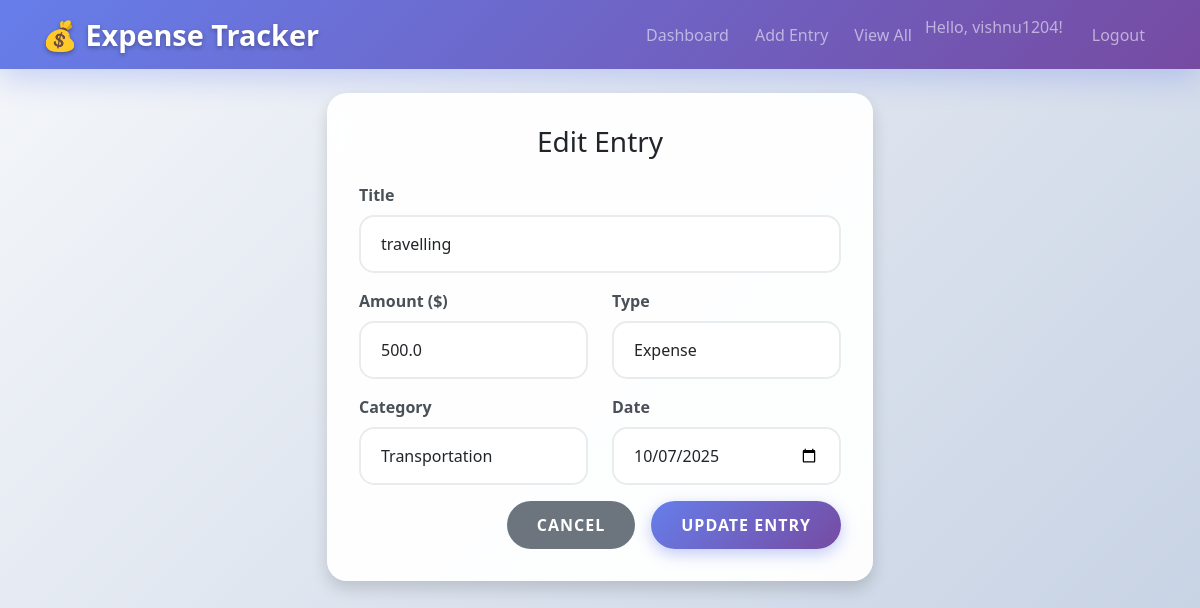
Page /edit/1 (signed in) on the committed database.
### app.py (models this page shows)
class User(db.Model, UserMixin):
    id = db.Column(db.Integer, primary_key=True)
    username = db.Column(db.String(100), unique=True, nullable=False)
    password = db.Column(db.String(100), nullable=False)
    expenses = db.relationship('Expense', backref='user', lazy=True)

class Expense(db.Model):
    id = db.Column(db.Integer, primary_key=True)
    title = db.Column(db.String(100), nullable=False)
    amount = db.Column(db.Float, nullable=False)
    category = db.Column(db.String(50), nullable=False)
    expense_type = db.Column(db.String(20), default='expense')  # 'income' or 'expense'
    date = db.Column(db.Date, default=datetime.utcnow)
    user_id = db.Column(db.Integer, db.ForeignKey('user.id'), nullable=False)

### app.py (the view, shortened to what this page needs)
@app.route('/edit/<int:id>', methods=['GET', 'POST'])
@login_required
def edit_expense(id):
    expense = Expense.query.get_or_404(id)
    if expense.user != current_user:
        flash('Unauthorized access', 'danger')
        return redirect(url_for('dashboard'))
    return render_template('edit_expense.html', expense=expense)

### app.py (called while the page is built)
@login_manager.user_loader
def load_user(user_id):
    return User.query.get(int(user_id))

### templates/edit_expense.html (shortened to what this page needs)
{% extends "base.html" %}
{% block content %}
<div class="row justify-content-center">
    <div class="col-md-8 col-lg-6">
        <div class="card shadow">
            <div class="card-body">
                <h3 class="card-title text-center mb-4">Edit Entry</h3>
                <form method="POST">
                    <div class="mb-3">
                        <label for="title" class="form-label">Title</label>
                        <input type="text" class="form-control" id="title" name="title" value="{{ expense.title }}" required>
                    </div>
                    <div class="row">
                        <div class="col-md-6">
                            <div class="mb-3">
                                <label for="amount" class="form-label">Amount ($)</label>
                                <input type="number" class="form-control" id="amount" name="amount" step="0.01" min="0" value="{{ expense.amount }}" required>
                            </div>
                        </div>
                        <div class="col-md-6">
                            <div class="mb-3">
                                <label for="expense_type" class="form-label">Type</label>
                                <select class="form-select" id="expense_type" name="expense_type" required>
                                    <option value="expense" {{ 'selected' if expense.expense_type == 'expense' }}>Expense</option>
                                </select>
                            </div>
                        </div>
                    </div>
                    <div class="row">
                        <div class="col-md-6">
                            <div class="mb-3">
                                <label for="category" class="form-label">Category</label>
                                <select class="form-select" id="category" name="category" required>
                                    <optgroup label="Expense Categories">
                                        <option value="Transportation" {{ 'selected' if expense.category == 'Transportation' }}>Transportation</option>
                                    </optgroup>
                                </select>
                            </div>
                        </div>
                        <div class="col-md-6">
                            <div class="mb-3">
                                <label for="date" class="form-label">Date</label>
                                <input type="date" class="form-control" id="date" name="date" value="{{ expense.date.strftime('%Y-%m-%d') }}" required>
                            </div>
                        </div>
                    </div>
                    <div class="d-grid gap-2 d-md-flex justify-content-md-end">
                        <a href="{{ url_for('view_expenses') }}" class="btn btn-secondary me-md-2">Cancel</a>
                        <button type="submit" class="btn btn-primary">Update Entry</button>
                    </div>
                </form>
            </div>
        </div>
    </div>
</div>
{% endblock %}

### templates/base.html (shortened to what this page needs)
<!DOCTYPE html>
<html lang="en">
<head>
    <link href="https://cdn.jsdelivr.net/npm/bootstrap@5.1.3/dist/css/bootstrap.min.css" rel="stylesheet">
    <link rel="stylesheet" href="{{ url_for('static', filename='css/style.css') }}">
</head>
<body>
    <nav class="navbar navbar-expand-lg navbar-dark bg-primary">
        <div class="container">
            <a class="navbar-brand" href="{{ url_for('dashboard') }}">💰 Expense Tracker</a>
            <div class="collapse navbar-collapse" id="navbarNav">
                <ul class="navbar-nav ms-auto">
                    {% if current_user.is_authenticated %}
                        <li class="nav-item">
                            <a class="nav-link" href="{{ url_for('dashboard') }}">Dashboard</a>
                        </li>
                        <li class="nav-item">
                            <a class="nav-link" href="{{ url_for('add_expense') }}">Add Entry</a>
                        </li>
                        <li class="nav-item">
                            <a class="nav-link" href="{{ url_for('view_expenses') }}">View All</a>
                        </li>
                        <li class="nav-item">
                            <span class="navbar-text me-3">Hello, {{ current_user.username }}!</span>
                        </li>
                        <li class="nav-item">
                            <a class="nav-link" href="{{ url_for('logout') }}">Logout</a>
                        </li>
                    {% endif %}
                </ul>
            </div>
        </div>
    </nav>
    <div class="container mt-4">
        {% block content %}{% endblock %}
    </div>
</body>
</html>

### static/css/style.css (style rules this page uses)
:root { --primary-gradient: linear-gradient(135deg, #667eea 0%, #764ba2 100%); --success-gradient: linear-gradient(135deg, #11998e 0%, #38ef7d 100%); --danger-gradient: linear-gradient(135deg, #ff416c 0%, #ff4b2b 100%); --warning-gradient: linear-gradient(135deg, #f093fb 0%, #f5576c 100%); --card-shadow: 0 10px 30px rgba(0, 0, 0, 0.1); --hover-shadow: 0 20px 40px rgba(0, 0, 0, 0.15); }
body { background: linear-gradient(135deg, #f5f7fa 0%, #c3cfe2 100%); font-family: 'Segoe UI', Tahoma, Geneva, Verdana, sans-serif; min-height: 100vh; }
.navbar { background: var(--primary-gradient) !important; backdrop-filter: blur(10px); box-shadow: 0 2px 20px rgba(0, 0, 0, 0.1); }
.navbar-brand { font-weight: 700; font-size: 1.8rem; text-shadow: 0 2px 4px rgba(0, 0, 0, 0.3); }
.nav-link { font-weight: 500; transition: all 0.3s ease; border-radius: 20px; margin: 0 5px; }
.card { border: none; border-radius: 20px; box-shadow: var(--card-shadow); transition: all 0.4s cubic-bezier(0.175, 0.885, 0.32, 1.275); backdrop-filter: blur(10px); background: rgba(255, 255, 255, 0.95); }
.card-body { padding: 2rem; }
.bg-primary { background: var(--primary-gradient) !important; box-shadow: 0 10px 30px rgba(102, 126, 234, 0.3); }
.btn { border-radius: 25px; font-weight: 600; padding: 12px 30px; transition: all 0.3s ease; border: none; text-transform: uppercase; letter-spacing: 1px; }
.btn-primary { background: var(--primary-gradient); box-shadow: 0 5px 15px rgba(102, 126, 234, 0.4); }
.form-control, .form-select { border-radius: 15px; border: 2px solid #e9ecef; padding: 15px 20px; transition: all 0.3s ease; background: rgba(255, 255, 255, 0.9); }
.form-label { font-weight: 600; color: #495057; margin-bottom: 8px; }
.card { animation: slideInUp 0.6s ease-out; }
.card-body h3, .card-body h4 { animation: pulse 2s infinite; }

### rows in the picture
User: username "vishnu1204"
Expense: title "travelling", amount "500.0", date "10/07/2025"
